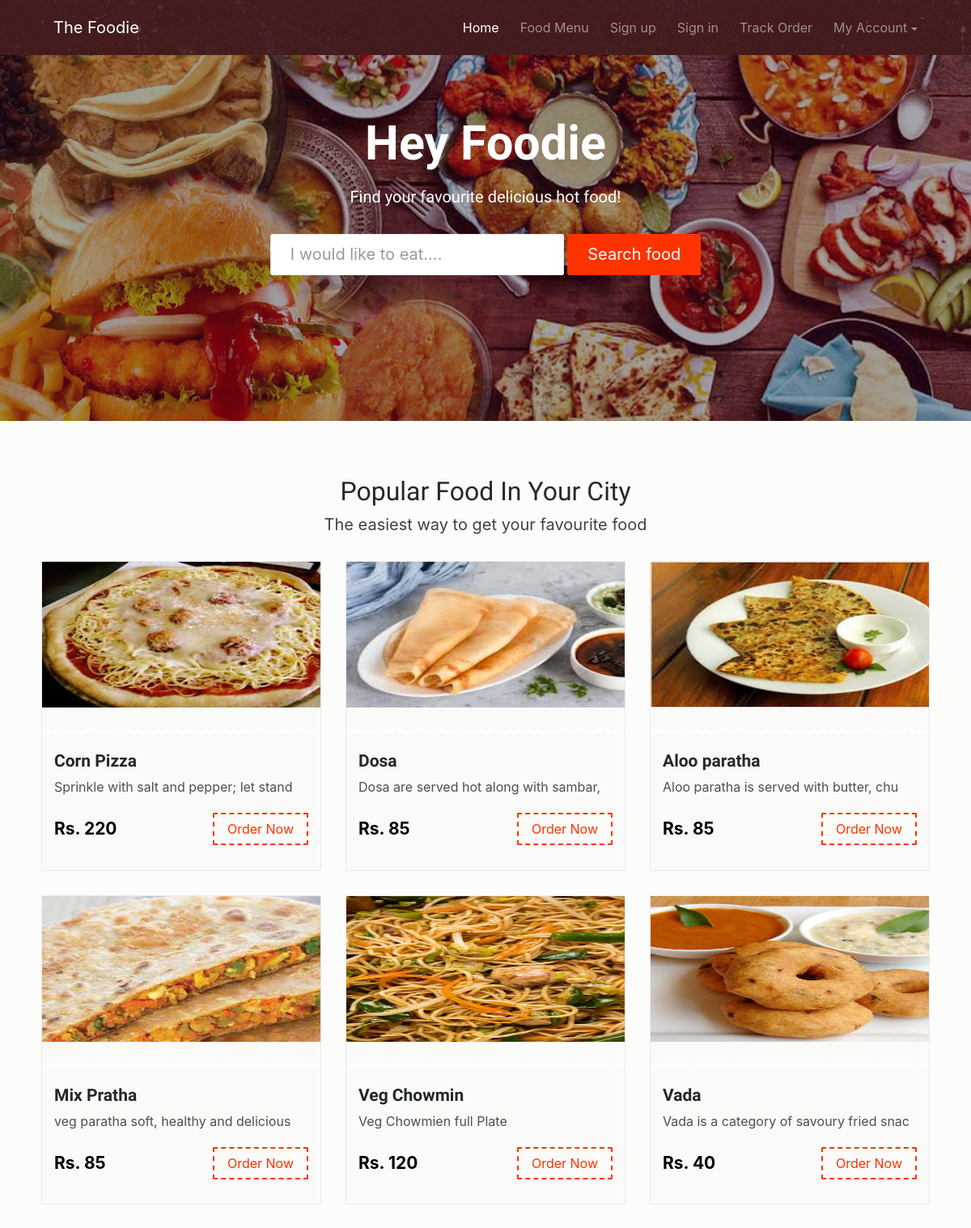
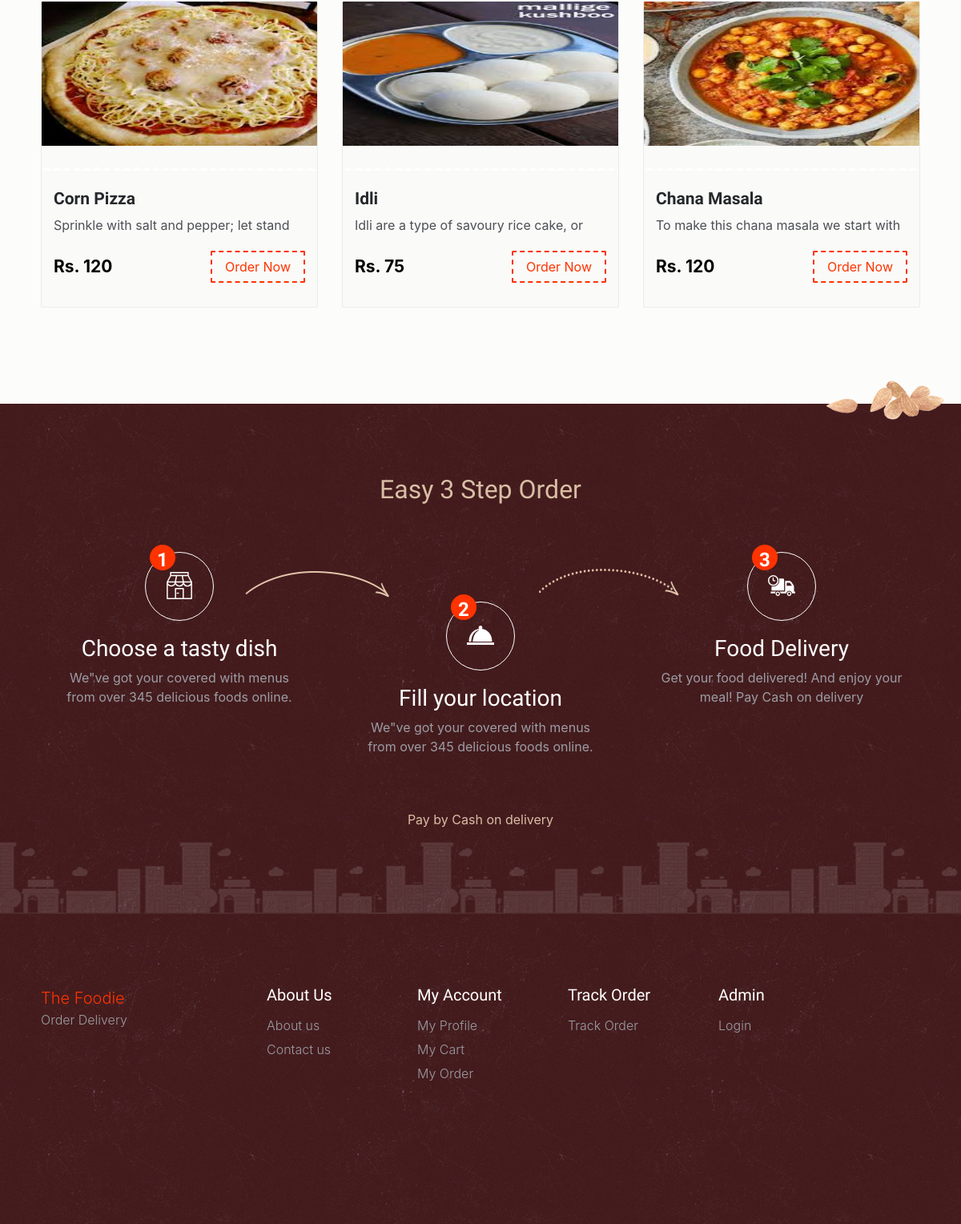
Page /fos/index.php on the committed database (2 pictures, top to bottom).
### tables this page shows
CREATE TABLE `tblfood` (
  `ID` int(10) NOT NULL,
  `CategoryName` varchar(120) DEFAULT NULL,
  `ItemName` varchar(120) DEFAULT NULL,
  `ItemPrice` varchar(120) DEFAULT NULL,
  `ItemDes` varchar(500) DEFAULT NULL,
  `Image` varchar(120) DEFAULT NULL,
  `ItemQty` varchar(120) DEFAULT NULL
);

### fos/index.php (the view, shortened to what this page needs)
<?php
include('includes/dbconnection.php');
  ?>
<!DOCTYPE html>
<html lang="en">
<head>
    <link href="css/bootstrap.min.css" rel="stylesheet">
    <link href="css/font-awesome.min.css" rel="stylesheet">
    <link href="css/animsition.min.css" rel="stylesheet">
    <link href="css/animate.css" rel="stylesheet">
    <link href="css/style.css" rel="stylesheet"> </head>
<body class="home">
    <div class="site-wrapper animsition" data-animsition-in="fade-in" data-animsition-out="fade-out">
        <header id="header" class="header-scroll top-header headrom">
            <?php include_once('includes/header.php');?>
        </header>
        <section class="hero bg-image" data-image-src="images/fast-food-e21500cbfa.jpg">
            <div class="hero-inner">
                <div class="container text-center hero-text font-white">
                    <h1>Hey Foodie</h1>
                    <h5 class="font-white space-xs">Find your favourite delicious hot food!</h5>
                    <div class="banner-form">
                        <form class="form-inline" method="post" name="search" action="search-food.php">
                            <div class="form-group">
                                <div class="form-group">
                                    <input type="text" class="form-control form-control-lg" id="exampleInputAmount"  name="searchdata" id="searchdata" placeholder="I would like to eat...."> </div>
                            </div>
                            <button onclick="location.href='search-food.php'" type="submit" name="search" class="btn theme-btn btn-lg">Search food</button>
                        </form>
                    </div>
                    </div>
                </div>
            </div>
        <section class="popular">
            <div class="container">
                <div class="title text-xs-center m-b-30">
                    <h2>Popular Food In Your City</h2>
                    <p class="lead">The easiest way to get your favourite food</p>
                </div>
                <div class="row">
                    <?php
$ret=mysqli_query($con,"select * from tblfood order by rand() limit 9");
while ($row=mysqli_fetch_array($ret)) {
?>
                    <div class="col-xs-12 col-sm-6 col-md-4 food-item">
                        <div class="food-item-wrap">
                            <div class="figure-wrap bg-image"><img src="admin/itemimages/<?php echo $row['Image'];?>" width="400" height="180">
                            </div>
                            <div class="content">
                                <h5><a href="food-detail.php?fid=<?php echo $row['ID'];?>"><?php echo $row['ItemName'];?></a></h5>
                                <div class="product-name"><?php echo substr($row['ItemDes'],0,40);?></div>
                                <div class="price-btn-block"> <span class="price">Rs. <?php echo $row['ItemPrice'];?></span>
<?php if($_SESSION['fosuid']==""){?>
<a href="login.php" class="btn theme-btn-dash pull-right">Order Now</a>
<?php }?> </div>
                            </div>
                        </div>
                    </div>
                      <?php } ?>
                </div>
            </div>
        </section>
        <section class="how-it-works">
            <div class="container">
                <div class="text-xs-center">
                    <h2>Easy 3 Step Order</h2>
                    <div class="row how-it-works-solution">
                        <div class="col-xs-12 col-sm-12 col-md-4 how-it-works-steps white-txt col1">
                            <div class="how-it-works-wrap">
                                <div class="step step-1">
                                    <div class="icon" data-step="1">
                                    </div>
                                    <h3>Choose a tasty dish</h3>
                                    <p>We"ve got your covered with menus from over 345 delicious foods online.</p>
                                </div>
                            </div>
                        </div>
                        <div class="col-xs-12 col-sm-12 col-md-4 how-it-works-steps white-txt col2">
                            <div class="step step-2">
                                <div class="icon" data-step="2">
                                </div>
                                <h3>Fill your location</h3>
                                <p>We"ve got your covered with menus from over 345 delicious foods online.</p>
                            </div>
                        </div>
                        <div class="col-xs-12 col-sm-12 col-md-4 how-it-works-steps white-txt col3">
                            <div class="step step-3">
                                <div class="icon" data-step="3">
                                </div>
                                <h3>Food Delivery</h3>
                                <p>Get your food delivered! And enjoy your meal! Pay Cash on delivery</p>
                            </div>
                        </div>
                    </div>
                </div>
                <div class="row">
                    <div class="col-sm-12 text-center">
                        <p class="pay-info">Pay by Cash on delivery</p>
                    </div>
                </div>
            </div>
        </section>
        <?php include_once('includes/footer.php');?>
</body>
</html>

### fos/includes/header.php (shortened to what this page needs)
<nav class="navbar navbar-dark">
               <div class="container">
                  <a class="navbar-brand" href="index.php"> The Foodie </a>
                  <div class="collapse navbar-toggleable-md  float-lg-right" id="mainNavbarCollapse">
                     <ul class="nav navbar-nav">
                        <li class="nav-item"> <a class="nav-link active" href="index.php">Home <span class="sr-only">(current)</span></a> </li>
                        <li class="nav-item"> <a class="nav-link" href="food_results.php?pageno=1">Food Menu</a> </li>
  <?php if (strlen($_SESSION['fosuid']==0)) {?>
<li class="nav-item"> <a class="nav-link" href="registration.php">Sign up</a> </li>
<li class="nav-item"> <a class="nav-link" href="login.php">Sign in</a>
<li class="nav-item"> <a class="nav-link" href="track-order-on.php">Track Order</a> </li>
<?php } ?>
                        <li class="nav-item dropdown">
                           <a class="nav-link dropdown-toggle" data-toggle="dropdown" href="#" role="button" aria-haspopup="true" aria-expanded="false">My Account</a>
                        </li>
                     </ul>
                  </div>
               </div>
            </nav>

### fos/includes/footer.php
<footer class="footer">
              <div class="container">
                 <div class="row top-footer">
                    <div class="col-xs-12 col-sm-3 footer-logo-block color-gray">
                       <a href="index.php" style="font-size:20px;"> The Foodie </a><br /> <span>Order Delivery  </span>
                    </div>
                    <div class="col-xs-12 col-sm-2 about color-gray">
                       <h5>About Us</h5>
                       <ul>
                          <li><a href="about-us.php">About us</a> </li>
                          <li><a href="contact.php">Contact us</a> </li>
                       </ul>
                    </div>
                    <div class="col-xs-12 col-sm-2 how-it-works-links color-gray">
                       <h5>My Account</h5>
                       <ul>
                          <li><a href="profile.php">My Profile</a> </li>
                          <li><a href="cart.php">My Cart</a> </li>
                          <li><a href="my-order.php">My Order</a> </li>
                       </ul>
                    </div>
       <div class="col-xs-12 col-sm-2 how-it-works-links color-gray">
                       <h5>Track Order </h5>
                       <ul>
                          <li><a href="track-order-on.php">Track Order </a> </li>
                       </ul>
                    </div>
               <div class="col-xs-12 col-sm-2 how-it-works-links color-gray">
                       <h5>Admin </h5>
                       <ul>
                          <li><a href="admin" target="_blank">Login </a> </li>
                       </ul>
                    </div>
                 </div>
              </div>
           </footer>

### rows in the picture
tblfood: Image (picture), ItemName "Corn Pizza", ItemDes "Sprinkle with salt and pepper; let stand", ItemPrice "220"
tblfood: Image (picture), ItemName "Dosa", ItemDes "Dosa are served hot along with sambar,", ItemPrice "85"
tblfood: Image (picture), ItemName "Aloo paratha", ItemDes "Aloo paratha is served with butter, chu", ItemPrice "85"
tblfood: Image (picture), ItemName "Mix Pratha", ItemDes "veg paratha soft, healthy and delicious", ItemPrice "85"
tblfood: Image (picture), ItemName "Veg Chowmin", ItemDes "Veg Chowmien full Plate", ItemPrice "120"
tblfood: Image (picture), ItemName "Vada", ItemDes "Vada is a category of savoury fried snac", ItemPrice "40"
tblfood: Image (picture), ItemName "Corn Pizza", ItemDes "Sprinkle with salt and pepper; let stand", ItemPrice "120"
tblfood: Image (picture), ItemName "Idli", ItemDes "Idli are a type of savoury rice cake, or", ItemPrice "75"
tblfood: Image (picture), ItemName "Chana Masala", ItemDes "To make this chana masala we start with", ItemPrice "120"
